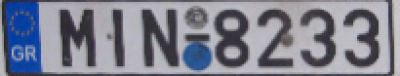
#> input picture images/license_plate.png, 400 x 76 px
$ python connected_components_labelling.py
#> lines starting #> are read from the running program, lines starting #| are printed output that depends on the picture; after the words box and inside, x2 and y2 are one past the last pixel; in counts of white or black regions, pixels touching at a corner belong together
# -*- coding: utf-8 -*-
"""
Created on Thu Nov 21 15:43:48 2019

@author: rdayala
"""

# import the necessary packages
from skimage.filters import threshold_local
from skimage import measure
import numpy as np
import cv2

# load the license plate image from disk
plate = cv2.imread("images/license_plate.png")
#> plate is the input picture: shape (76, 400, 3); mean B, G, R 143, 129.1, 126.5

# extract the Value component from the HSV color space and apply adaptive thresholding
# to reveal the characters on the license plate
V = cv2.split(cv2.cvtColor(plate, cv2.COLOR_BGR2HSV))[2]
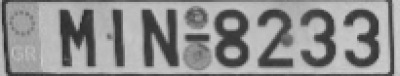
#> V: shape (76, 400); min 38, max 207, mean 143.2
T = threshold_local(V, 29, offset=15, method="gaussian")
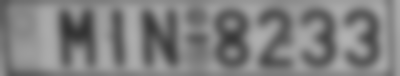
#> T: shape (76, 400) float64; min 50.98, max 178.3, mean 128.2
thresh = (V < T).astype("uint8") * 255
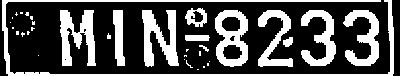
#> thresh: shape (76, 400); 31.2% white; 35 white regions (23 under 20 px), largest, box (x1, y1, x2, y2) and area: (2, 0, 394, 76) 2246, (142, 10, 179, 67) 1162, (60, 10, 96, 66) 1147

# show the images
cv2.imshow("License Plate", plate)
cv2.imshow("Thresh", thresh)
cv2.waitKey(0)

# perform connected components analysis on the thresholded images and initialize the
# mask to hold only the "large" components we are interested in
labels = measure.label(thresh, neighbors=8, background=0)
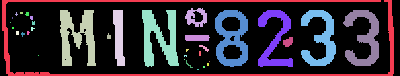
#> labels: shape (76, 400) int64; 36 distinct labels, from 0 to 35; one colour per label, 0 black
mask = np.zeros(thresh.shape, dtype="uint8")
print("[INFO] found {} blobs".format(len(np.unique(labels))))
#| [INFO] found 36 blobs

# loop over the unique components
for (i, label) in enumerate(np.unique(labels)):
	# if this is the background label, ignore it
	if label == 0:
		print("[INFO] label: 0 (background)")
		continue

	# otherwise, construct the label mask to display only connected components for
	# the current label
	print("[INFO] label: {} (foreground)".format(i))
	labelMask = np.zeros(thresh.shape, dtype="uint8")
	labelMask[labels == label] = 255
	numPixels = cv2.countNonZero(labelMask)

	# if the number of pixels in the component is sufficiently large, add it to our
	# mask of "large" blobs
	if numPixels > 300 and numPixels < 1500:
		mask = cv2.add(mask, labelMask)
#> this loop made 36 passes
#> numPixels on passes 2 to 13: 2246, 231, 1147, 482, 1162, 1089, 835, 937, 960, 6, 6, 13
#| [INFO] label: 0 (background)
#| [INFO] label: 1 (foreground)
#| [INFO] label: 2 (foreground)
#| [INFO] label: 3 (foreground)
#| [INFO] label: 4 (foreground)
#| [INFO] label: 5 (foreground)
#| [INFO] label: 6 (foreground)
#| [INFO] label: 7 (foreground)
#> (further printed lines are left out)
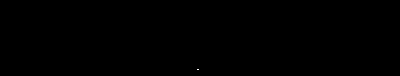
#> labelMask: shape (76, 400); 0.01% white in thin lines or dots, all inside (x1, y1, x2, y2) = (197, 69, 199, 70)
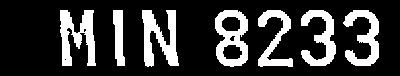
#> mask: shape (76, 400); 21.8% white; 7 white regions, largest, box (x1, y1, x2, y2) and area: (142, 10, 179, 67) 1162, (60, 10, 96, 66) 1147, (215, 10, 248, 67) 1089

	# show the label mask
	# cv2.imshow("Label", labelMask)
	# cv2.waitKey(0)

# show the large components in the image
cv2.imshow("Large Blobs", mask)
cv2.waitKey(0)

cv2.destroyAllWindows()

$ run again, with images/adrian.png copied over images/license_plate.png
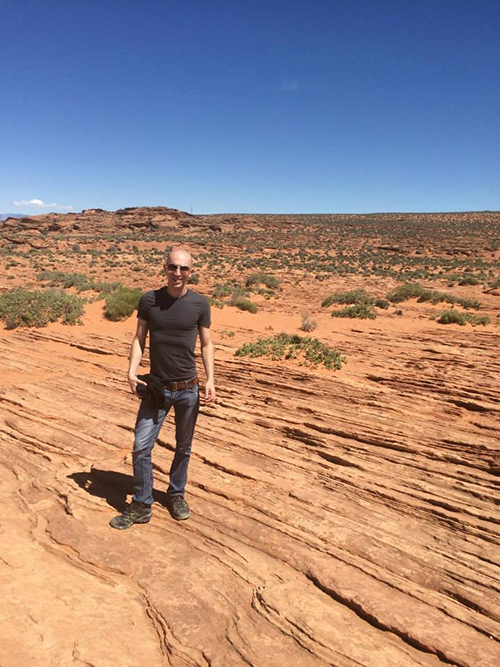
#> input picture images/adrian.png, 500 x 667 px
#> plate is the input picture: shape (667, 500, 3); mean B, G, R 128.5, 135.5, 159.5
#> thresh: shape (667, 500); 16.3% white; 2503 white regions (2131 under 20 px), largest, box (x1, y1, x2, y2) and area: (66, 377, 265, 533) 4740, (46, 206, 500, 226) 1916, (216, 528, 470, 667) 1435
#> `labels = measure.label(thresh, neighbors=8, background=0)`:
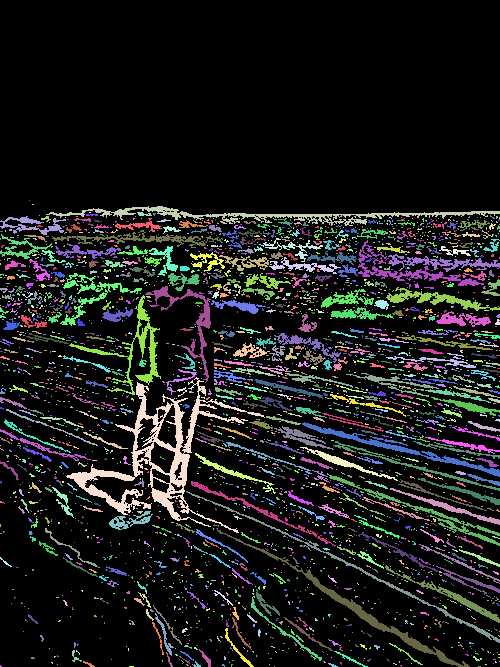
#> labels: shape (667, 500) int64; 2504 distinct labels, from 0 to 2503; one colour per label, 0 black
#| [INFO] found 2504 blobs
#> the loop `for (i, label) in enumerate(np.unique(labels)):` made 2504 passes
#> numPixels on passes 2 to 4: 1, 2, 1916
#> (printed output is left out)
#> after the loop `for (i, label) in enumerate(np.unique(labels)):`:
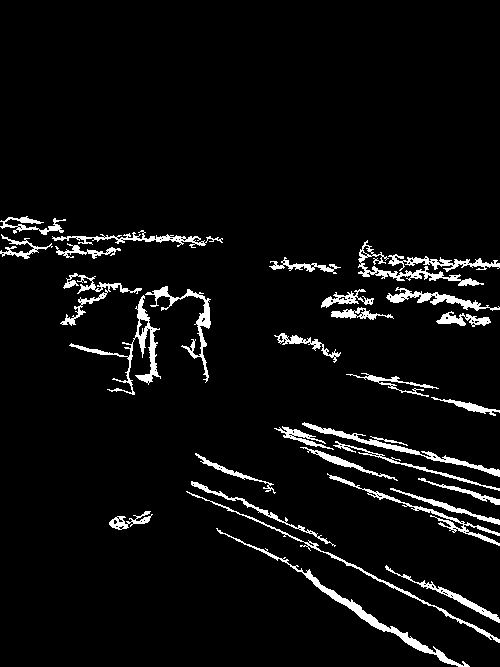
#> mask: shape (667, 500); 5.2% white; 30 white regions, largest, box (x1, y1, x2, y2) and area: (216, 528, 470, 667) 1435, (69, 295, 161, 395) 1175, (302, 422, 500, 477) 1049

$ run again, with images/beach.png copied over images/license_plate.png
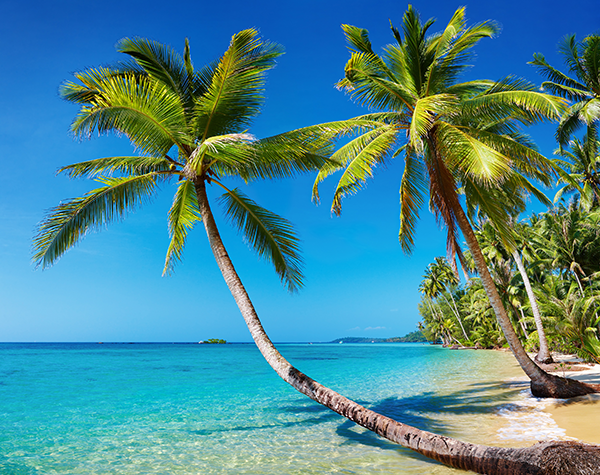
#> input picture images/beach.png, 600 x 475 px
#> plate is the input picture: shape (475, 600, 3); mean B, G, R 148.4, 136.5, 73.3
#> thresh: shape (475, 600); 19.4% white in thin lines or dots
#> `labels = measure.label(thresh, neighbors=8, background=0)`:
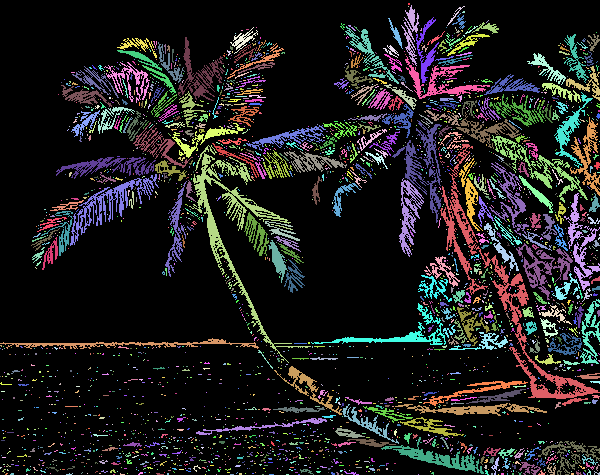
#> labels: shape (475, 600) int64; 2511 distinct labels, from 0 to 2510; one colour per label, 0 black
#| [INFO] found 2511 blobs
#> the loop `for (i, label) in enumerate(np.unique(labels)):` made 2511 passes
#> numPixels on passes 2 to 4: 4, 362, 1
#> (printed output is left out)
#> after the loop `for (i, label) in enumerate(np.unique(labels)):`:
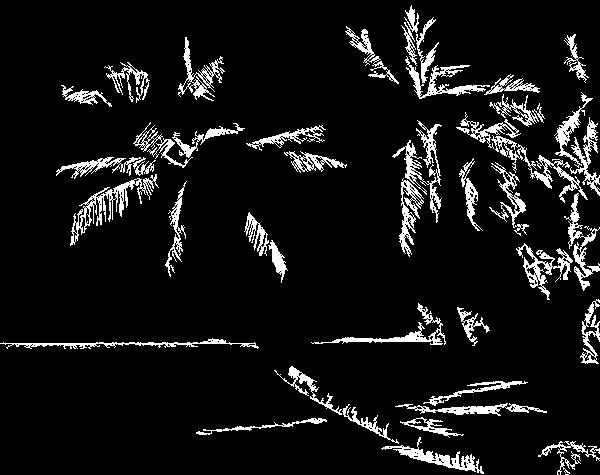
#> mask: shape (475, 600); 8.2% white; 41 white regions, largest, box (x1, y1, x2, y2) and area: (70, 174, 159, 246) 1188, (392, 120, 442, 223) 1084, (491, 135, 588, 203) 986

$ run again, with images/horseshoe_bend.png copied over images/license_plate.png
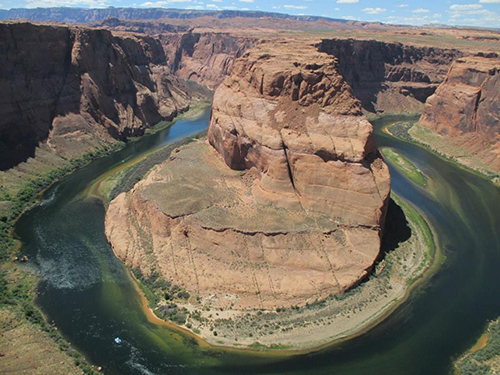
#> input picture images/horseshoe_bend.png, 500 x 375 px
#> plate is the input picture: shape (375, 500, 3); mean B, G, R 94.8, 106.7, 114
#> thresh: shape (375, 500); 16.2% white in thin lines or dots
#> `labels = measure.label(thresh, neighbors=8, background=0)`:
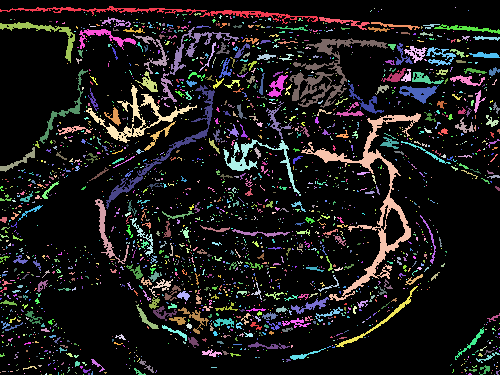
#> labels: shape (375, 500) int64; 2247 distinct labels, from 0 to 2246; one colour per label, 0 black
#| [INFO] found 2247 blobs
#> the loop `for (i, label) in enumerate(np.unique(labels)):` made 2247 passes
#> numPixels on passes 2 to 4: 945, 1, 1
#> (printed output is left out)
#> after the loop `for (i, label) in enumerate(np.unique(labels)):`:
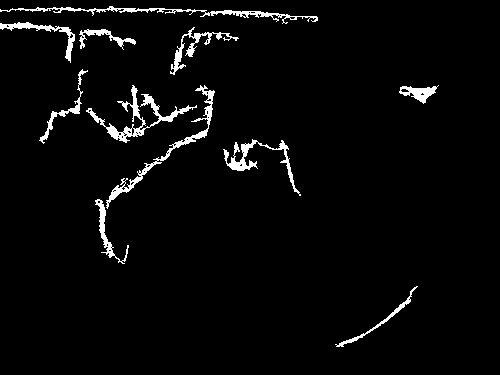
#> mask: shape (375, 500); 3.4% white; 11 white regions, largest, box (x1, y1, x2, y2) and area: (86, 85, 197, 143) 1029, (0, 6, 318, 24) 945, (106, 85, 215, 209) 916
